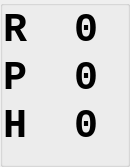
<?xml version="1.0" encoding="UTF-8"?>
<ui version="4.0">
 <class>OrientationDock</class>
 <widget class="QGroupBox" name="OrientationDock">
  <property name="geometry">
   <rect>
    <x>0</x>
    <y>0</y>
    <width>130</width>
    <height>167</height>
   </rect>
  </property>
  <property name="windowTitle">
   <string>Meter</string>
  </property>
  <layout class="QGridLayout" name="gridLayout">
   <property name="leftMargin">
    <number>0</number>
   </property>
   <property name="topMargin">
    <number>0</number>
   </property>
   <property name="rightMargin">
    <number>0</number>
   </property>
   <property name="bottomMargin">
    <number>0</number>
   </property>
   <property name="horizontalSpacing">
    <number>6</number>
   </property>
   <property name="verticalSpacing">
    <number>0</number>
   </property>
   <item row="1" column="0">
    <widget class="QLabel" name="lbRoll_2">
     <property name="sizePolicy">
      <sizepolicy hsizetype="Minimum" vsizetype="Minimum">
       <horstretch>0</horstretch>
       <verstretch>1</verstretch>
      </sizepolicy>
     </property>
     <property name="minimumSize">
      <size>
       <width>0</width>
       <height>0</height>
      </size>
     </property>
     <property name="font">
      <font>
       <family>Monospace</family>
       <pointsize>30</pointsize>
       <weight>75</weight>
       <bold>true</bold>
      </font>
     </property>
     <property name="focusPolicy">
      <enum>Qt::NoFocus</enum>
     </property>
     <property name="text">
      <string>R</string>
     </property>
     <property name="alignment">
      <set>Qt::AlignCenter</set>
     </property>
     <property name="margin">
      <number>3</number>
     </property>
    </widget>
   </item>
   <item row="2" column="3">
    <widget class="QLabel" name="lbPitch">
     <property name="sizePolicy">
      <sizepolicy hsizetype="Expanding" vsizetype="MinimumExpanding">
       <horstretch>0</horstretch>
       <verstretch>1</verstretch>
      </sizepolicy>
     </property>
     <property name="minimumSize">
      <size>
       <width>80</width>
       <height>0</height>
      </size>
     </property>
     <property name="font">
      <font>
       <family>Monospace</family>
       <pointsize>30</pointsize>
       <weight>75</weight>
       <bold>true</bold>
      </font>
     </property>
     <property name="focusPolicy">
      <enum>Qt::NoFocus</enum>
     </property>
     <property name="text">
      <string>0</string>
     </property>
     <property name="alignment">
      <set>Qt::AlignCenter</set>
     </property>
    </widget>
   </item>
   <item row="3" column="0">
    <widget class="QLabel" name="lbHeading_2">
     <property name="sizePolicy">
      <sizepolicy hsizetype="Minimum" vsizetype="Minimum">
       <horstretch>0</horstretch>
       <verstretch>1</verstretch>
      </sizepolicy>
     </property>
     <property name="minimumSize">
      <size>
       <width>0</width>
       <height>0</height>
      </size>
     </property>
     <property name="font">
      <font>
       <family>Monospace</family>
       <pointsize>30</pointsize>
       <weight>75</weight>
       <bold>true</bold>
      </font>
     </property>
     <property name="focusPolicy">
      <enum>Qt::NoFocus</enum>
     </property>
     <property name="text">
      <string>H</string>
     </property>
     <property name="alignment">
      <set>Qt::AlignCenter</set>
     </property>
     <property name="margin">
      <number>3</number>
     </property>
    </widget>
   </item>
   <item row="2" column="0">
    <widget class="QLabel" name="lbPitch_2">
     <property name="sizePolicy">
      <sizepolicy hsizetype="Minimum" vsizetype="Minimum">
       <horstretch>0</horstretch>
       <verstretch>1</verstretch>
      </sizepolicy>
     </property>
     <property name="minimumSize">
      <size>
       <width>0</width>
       <height>0</height>
      </size>
     </property>
     <property name="font">
      <font>
       <family>Monospace</family>
       <pointsize>30</pointsize>
       <weight>75</weight>
       <bold>true</bold>
      </font>
     </property>
     <property name="focusPolicy">
      <enum>Qt::NoFocus</enum>
     </property>
     <property name="text">
      <string>P</string>
     </property>
     <property name="alignment">
      <set>Qt::AlignCenter</set>
     </property>
     <property name="margin">
      <number>3</number>
     </property>
    </widget>
   </item>
   <item row="4" column="0" colspan="4">
    <widget class="QLabel" name="lbName">
     <property name="sizePolicy">
      <sizepolicy hsizetype="Preferred" vsizetype="Minimum">
       <horstretch>0</horstretch>
       <verstretch>0</verstretch>
      </sizepolicy>
     </property>
     <property name="text">
      <string/>
     </property>
     <property name="alignment">
      <set>Qt::AlignCenter</set>
     </property>
    </widget>
   </item>
   <item row="3" column="3">
    <widget class="QLabel" name="lbHeading">
     <property name="sizePolicy">
      <sizepolicy hsizetype="Expanding" vsizetype="MinimumExpanding">
       <horstretch>0</horstretch>
       <verstretch>1</verstretch>
      </sizepolicy>
     </property>
     <property name="minimumSize">
      <size>
       <width>80</width>
       <height>0</height>
      </size>
     </property>
     <property name="font">
      <font>
       <family>Monospace</family>
       <pointsize>30</pointsize>
       <weight>75</weight>
       <bold>true</bold>
      </font>
     </property>
     <property name="focusPolicy">
      <enum>Qt::NoFocus</enum>
     </property>
     <property name="text">
      <string>0</string>
     </property>
     <property name="alignment">
      <set>Qt::AlignCenter</set>
     </property>
    </widget>
   </item>
   <item row="1" column="3">
    <widget class="QLabel" name="lbRoll">
     <property name="sizePolicy">
      <sizepolicy hsizetype="Expanding" vsizetype="MinimumExpanding">
       <horstretch>0</horstretch>
       <verstretch>1</verstretch>
      </sizepolicy>
     </property>
     <property name="minimumSize">
      <size>
       <width>80</width>
       <height>0</height>
      </size>
     </property>
     <property name="font">
      <font>
       <family>Monospace</family>
       <pointsize>30</pointsize>
       <weight>75</weight>
       <bold>true</bold>
      </font>
     </property>
     <property name="focusPolicy">
      <enum>Qt::NoFocus</enum>
     </property>
     <property name="text">
      <string>0</string>
     </property>
     <property name="alignment">
      <set>Qt::AlignCenter</set>
     </property>
    </widget>
   </item>
  </layout>
 </widget>
 <resources/>
 <connections/>
</ui>
